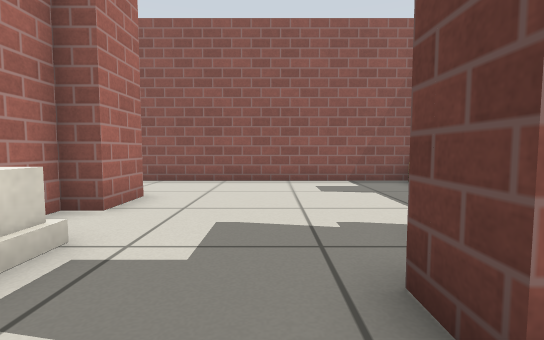
[1] (above)

19 first-person views from a walk through a Gazebo world. The camera is 0.5 m above the floor, tilts 4° down and sees 85° across. Floor lines are 1 m apart. The floor is counted in squares, 0.5 m on a side. Each view is taken from the middle of a square. On the plan, view 1 faces up. The plan holds only what a view shows up to about 12 squares ahead; the rest is blank. Gazebo's built-in surfaces are drawn with simple patterns. Simple shapes stand in for some stock models.

[2]
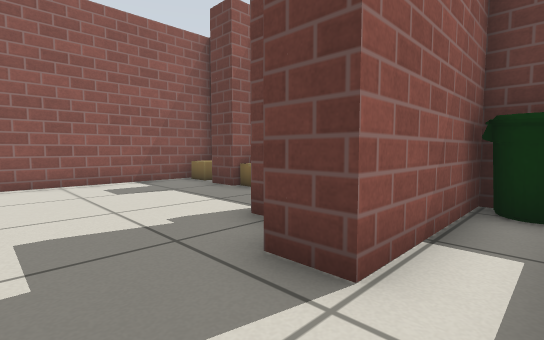

[3]
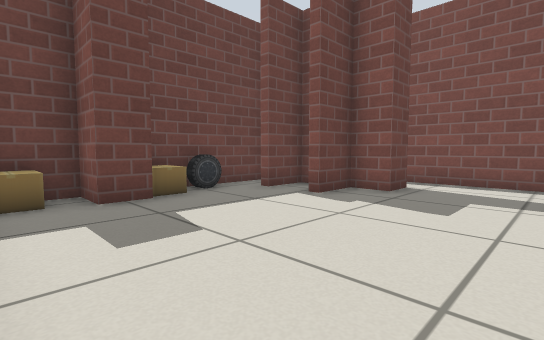

[4]
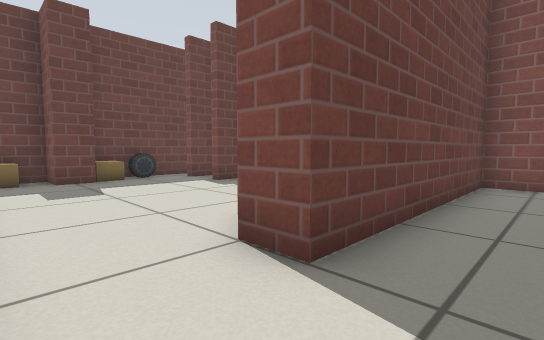

[5]
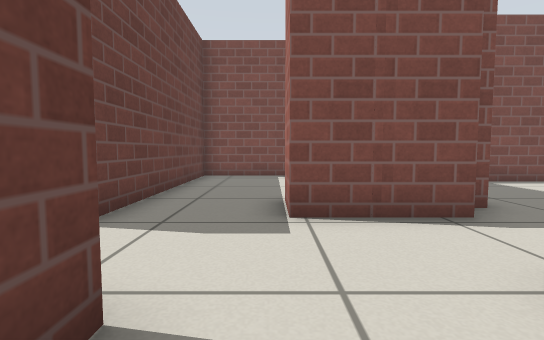

[6]
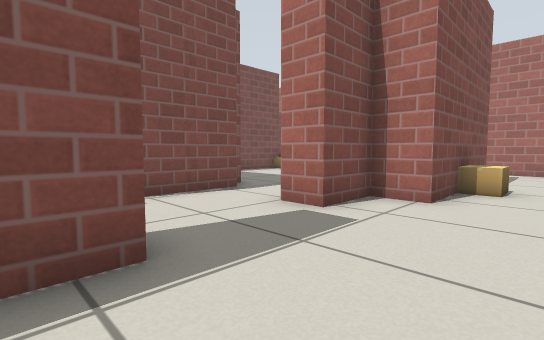

[7]
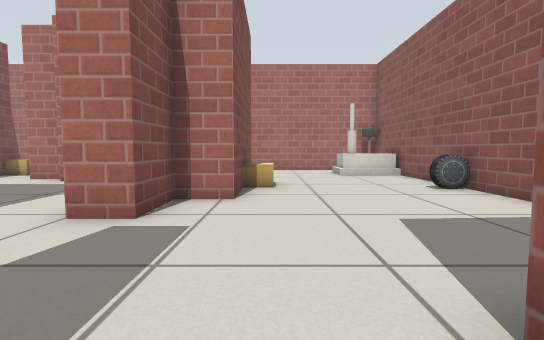

[8]
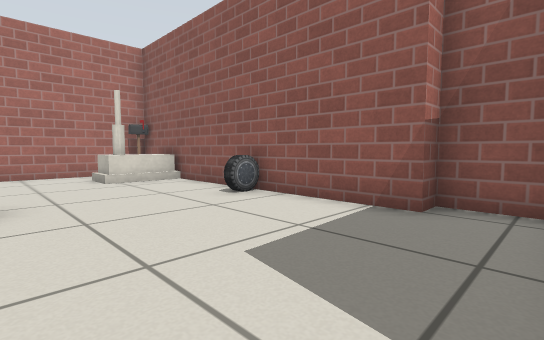

[9]
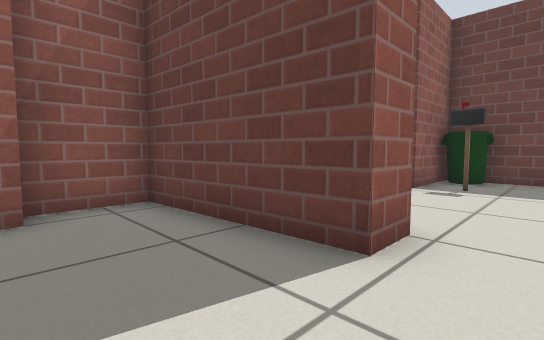

[10]
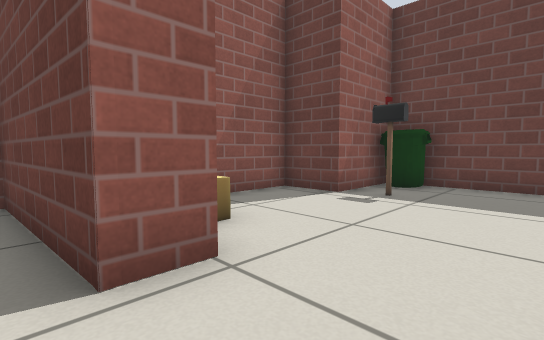

[11]
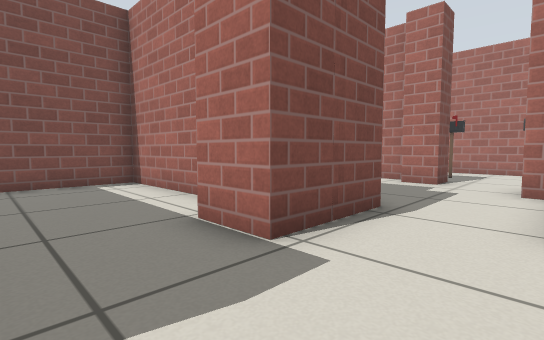

[12]
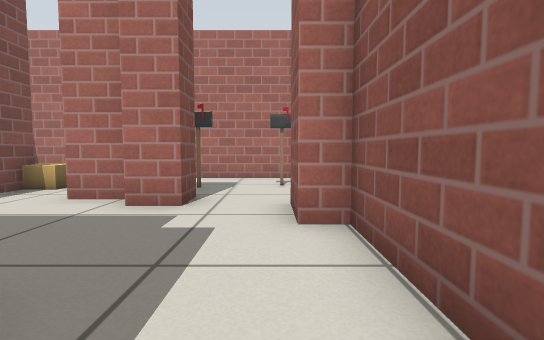

[13]
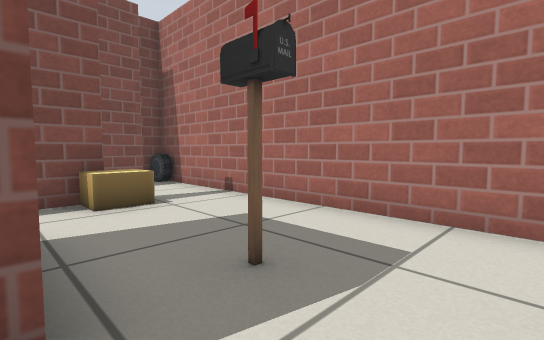

[14]
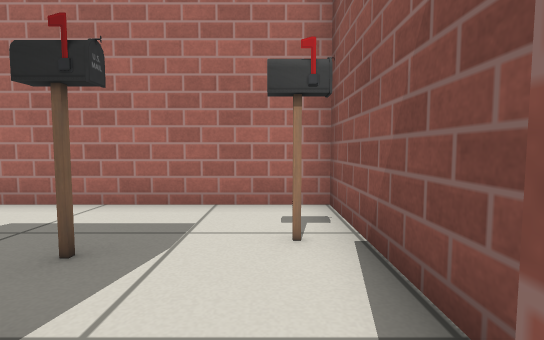

[15]
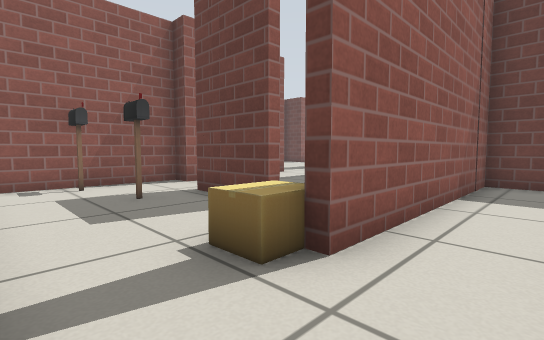

[16]
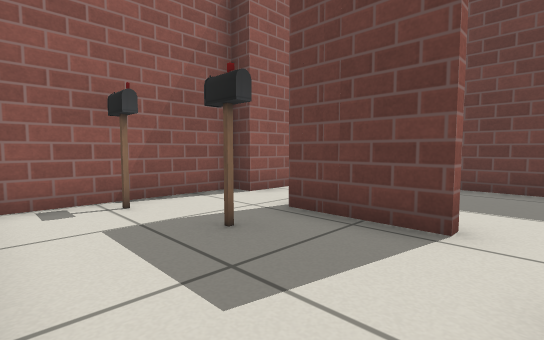

[17]
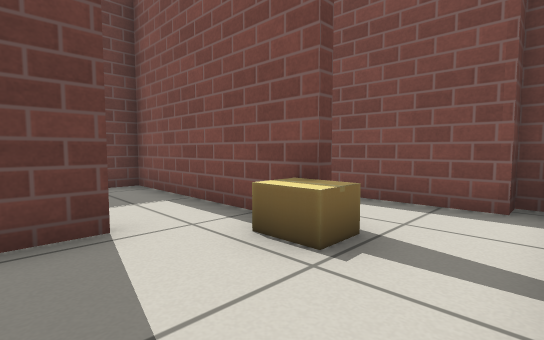

[18]
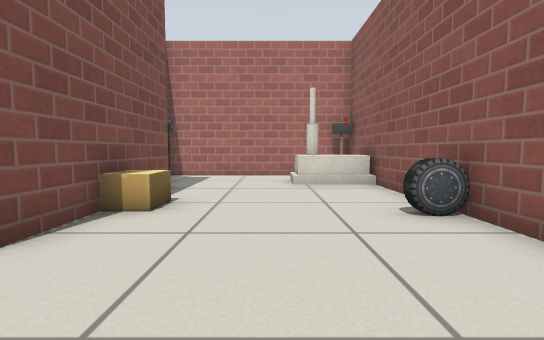

[19]
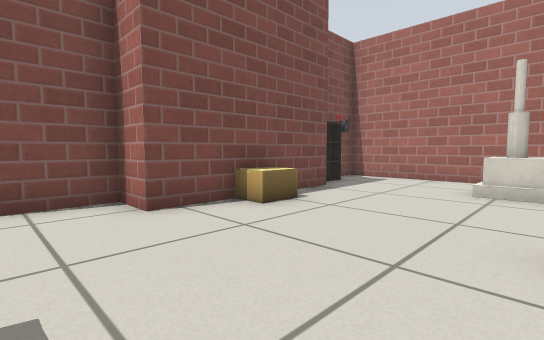

### Floor plan
Points are (right, up) in squares from view 1. A wall is a line through its corners. A room is listed if a view was taken in it or the views show most of it. See-through windows are left out.
Room 1 (views 1, 2, 3)
walls: (4.6, 6.5) (4, 6.5) (4, 7.5) (5.2, 7.5) (5.2, 8.6); (-2.7, 6.4) (-2.7, 4.8) (-3.4, 4.8) (-3.4, 3.7); (3.7, 2) (3.7, 3.5); (3.2, 9.4) (-2.4, 9.4); (5.2, 2.3) (5.2, 4.6); (5.2, 1.1) (1, 1.1) (1, 2.1) (2, 2.1) (2, 3.5); (-1.6, -0.3) (1.5, -0.3)
ways out: opening at (-3.5, 8) to room 2
objects: house (-3, 1) to (-3, 3); bin (4, 0) to (5, 0); cardboard box (4, 6) to (5, 6); cardboard box (4, 9) to (5, 9); car (5, 5)
Room 2 (views 4, 11, 12)
walls: (-4.4, 5.5) (-4.4, 7) (-3.4, 7); (-9.2, 10) (-9.2, 9); (-2.4, 9.4) (-4.1, 9.4); (-10, 6.7) (-7.3, 6.7) (-7.3, 5.1)
ways out: opening at (-3.5, 8) to room 1; opening at (-7.5, 10) to room 3; opening at (-9.5, 7.5) to room 5; opening at (-5.5, 6) to room 7
Room 3 (views 5, 8, 9, 10, 18, 19)
walls: (-16, 11.2) (-10.9, 11.2) (-10.9, 10) (-9.2, 10); (-5.4, 13.3) (-6.4, 13.3) (-6.7, 17.6) (-8.6, 17.6) (-8.6, 16.9) (-19.3, 16.9) (-19.3, 10) (-18.4, 10); (-6.1, 10.4) (-5, 10.4)
low walls: (-17.5, 10.8) (-16.5, 10.8); (-6, 9.3) (-6, 10)
ways out: opening at (-7.5, 10) to room 2; opening at (-6, 12) to room 4
objects: other object (-18, 10); house (-17, 15) to (-17, 16); cardboard box (-13, 12); car (-13, 16)
Room 4 (views 6, 7)
walls: (1.7, 11.3) (1.7, 14.8) (-1, 14.8) (-1, 16.5) (-3.3, 16.5)
ways out: opening at (-6, 12) to room 3
objects: cardboard box (-5, 15); postbox (-1, 14); bin (1, 14)
Room 5 (views 13, 14, 16, 17)
walls: (-14.9, 5.2) (-14.9, 3.9); (-15.2, 3.9) (-15.2, 6.4) (-14.2, 6.4) (-14.2, 5.4); (-16.6, 1.8) (-10.7, 1.8) (-10.7, 4.9); (-10, 9) (-12.9, 9) (-12.9, 8.3) (-14.4, 8.3) (-14.4, 9) (-19.3, 9) (-19.3, 1.5)
ways out: opening at (-9.5, 7.5) to room 2; opening at (-18, 2) to room 6
objects: cardboard box (-17, 2); postbox (-17, 6); postbox (-17, 8)
Room 6 (view 15)
walls: (-18.4, -1.4) (-18.4, -0.7) (-15.2, -0.6); (-19.3, 1.5) (-19.3, -0.5); (-9.5, 0.4) (-9.5, 1.5) (-16.6, 1.5)
ways out: opening at (-18, 2) to room 5
objects: car (-19, -1)
Room 7 (no view inside)
walls: (-8.4, 3.3) (-8.3, -0.3) (-4.4, -0.2) (-4.4, 5.5)
ways out: opening at (-5.5, 6) to room 2

Where each view was taken, in squares from view 1:
view 1: 0 up, 0 right, facing up
view 2: 0 up, 1 left, facing up-right
view 3: 9 up, 2 left, facing down-right
view 4: 9 up, 6 left, facing down-right
view 5: 11 up, 7 left, facing down
view 6: 13 up, 5 left, facing down-left
view 7: 12 up, 5 left, facing left
view 8: 12 up, 7 left, facing up-left
view 9: 12 up, 9 left, facing up-right
view 10: 11 up, 7 left, facing up-right
view 11: 9 up, 5 left, facing down-left
view 12: 8 up, 9 left, facing left
view 13: 8 up, 15 left, facing down-left
view 14: 8 up, 14 left, facing left
view 15: 0 up, 19 left, facing up-right
view 16: 3 up, 19 left, facing up-right
view 17: 5 up, 19 left, facing down-right
view 18: 14 up, 8 left, facing left
view 19: 16 up, 9 left, facing down-left
